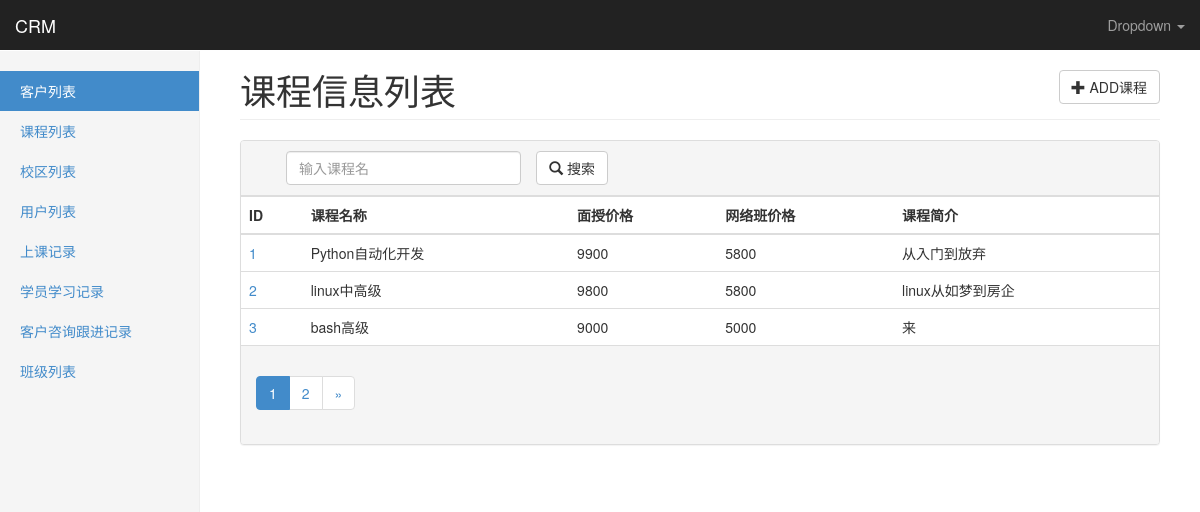
/crm/courses/, run on the app's committed database.
### app01/models.py (models this page shows, shortened)
class Course(models.Model):
    name = models.CharField(u'课程名称',max_length=128,unique=True)
    price = models.IntegerField(u'面授价格')
    online_price = models.IntegerField(u'网络班价格')
    brief = models.TextField(u'课程简介')

### app01/views.py (the view)
# urls.py: url(r'^courses/(\d+)/$', views.course_detail,name='course_detail'),
def courses(request):
    data_dic = build_search_param(request, models.Course)
    return render(request,'app01/courses.html',data_dic)

### app01/forms.py (called while the page is built, shortened)
def get_filter_fields(cls):
    filter_fields = settings.FILTER_FIELDS.get(cls.__name__)
    if filter_fields is None:
        return None

### templates/app01/courses.html (shortened to what this page needs)
{% extends 'base.html' %}
{% load custom_tags %}
{% block page-header %}
课程信息列表
<a href="{% url 'course_add' %}">
    <button type="button" class="btn btn-default pull-right">
      <span class="glyphicon glyphicon-plus"></span> ADD课程
    </button>
</a>
{% endblock %}
{% block page-content %}
<div class="panel panel-default">
    <div class="panel-heading" id="panel-heading">
        <div class="col-md-9 " >
            <form action="{% url url_alias %}?page=1{{ search_str }}" method="GET">
                <div class="col-md-5">
                    <input name="find__name" class="form-control" type="text" value="{{ find_list.1 }}" placeholder="输入课程名" minlength="1" maxlength="20" required>
                </div>
                <div class="col-md-3 search-button">
                    <button type="submit" id="btn-submit" class="btn btn-default">
                        <span class="glyphicon glyphicon-search"></span> 搜索
                    </button>
                </div>
            </form>
        </div>
    </div>
    <table class="table table-hover">
    <thead>
    <tr>
        <th>ID</th>
        <th>课程名称</th>
        <th>面授价格</th>
        <th>网络班价格</th>
        <th>课程简介</th>
    </tr>
    </thead>
    <tbody>
    {% for data in data_list %}
        <tr>
            <td><a href="{% url 'course_detail' data.id %}">{{ data.id }}</a></td>
            <td>{{ data.name }}</td>
            <td>{{ data.price }}</td>
            <td>{{ data.online_price }}</td>
            <td>{{ data.brief|truncatechars:50 }}</td>
        </tr>
    {% endfor %}
    </tbody>
</table>
    <div class="panel-footer">
        <nav>{% pagination_bar data_list search_str find_list %}</nav>
    </div>
</div>
{% endblock %}

### statics/css/custom.css (style rules this page uses)
#panel-heading { float:none;overflow: hidden; }
#panel-heading .search-button,#panel-heading .search-more-button { padding-left: 0px; }

### data on the page
Course: id "1", name "Python自动化开发", price "9900", online_price "5800", brief "从入门到放弃"
Course: id "2", name "linux中高级", price "9800", online_price "5800", brief "linux从如梦到房企"
Course: id "3", name "bash高级", price "9000", online_price "5000", brief "来"
